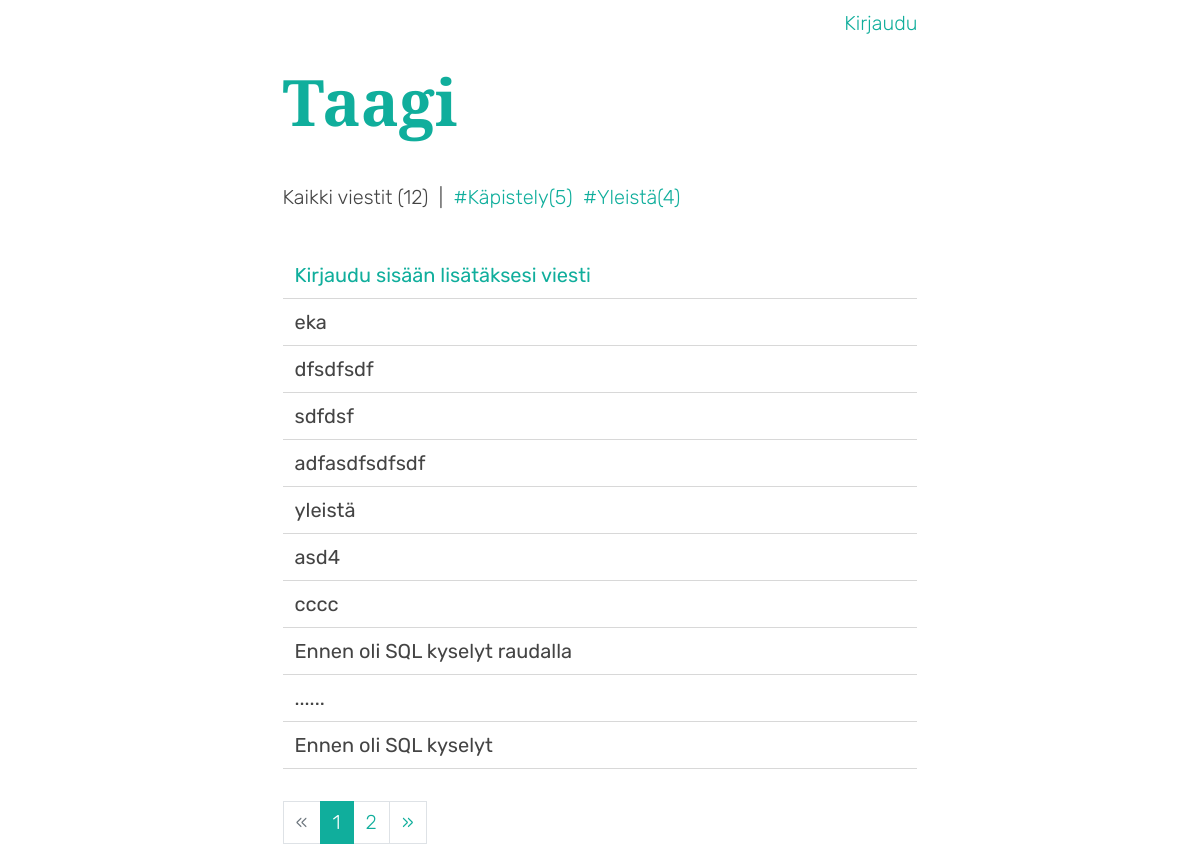
The page / on the database its author committed.
### application/tagit/models.py (models this page shows, shortened)
class Tagi(Base):
    __tablename__ = 'tagi'
    id = db.Column(db.Integer, primary_key=True)
    nimi = db.Column(db.String(40), nullable=False)
    viestit = db.relationship("Tagitus", backref="tagi")
    seuraajat = db.relationship("Seuratut", backref="tagi")

### application/viestit/models.py (models this page shows, shortened)
class Viesti(Base):
    __tablename__ = 'viesti'
    id = db.Column(db.Integer, primary_key=True)
    otsikko = db.Column(db.String(144), nullable=True)
    sisalto = db.Column(db.String(2048), nullable=False)
    kayttaja_id = db.Column(db.Integer, db.ForeignKey('kayttaja.id'),
                            nullable=False)
    vastaus_idlle = db.Column(db.Integer, nullable=True)
    tagit = db.relationship('Tagitus', backref='tagit', lazy=True)

### application/viestit/views.py (the view)
@app.route("/")
def index():
    viestit = Viesti.query.filter_by(vastaus_idlle = None)
    viesteja = Viesti.query.filter_by(vastaus_idlle = None).count()
    print(viesteja)
    stmt=text(
        " SELECT tagi.id, tagi.nimi, viesteja FROM tagi "
        " LEFT JOIN ( "
        " SELECT tagitus.tagi_id, "
        " COUNT(tagitus.tagi_id) AS viesteja "
        " FROM tagitus "
        " GROUP BY tagitus.tagi_id "
        " ) AS subquery "
        " ON tagi.id = subquery.tagi_id; "
    )
    res = db.engine.execute(stmt)
    tagit = []
    for row in res:
        tagit.append({"id":row[0], "nimi":row[1], "viesteja":row[2]})
    def get_viestit(offset=0, per_page=10):
        return viestit[offset: offset + per_page]
    page, per_page, offset = get_page_args(page_parameter='page', per_page_parameter='per_page')
    total=viestit.count()
    pagination_viestit = get_viestit(offset=offset, per_page=per_page)
    pagination = Pagination(page=page, per_page=per_page, total=total, css_framework='bootstrap4')
    return render_template("viestit/index.html",
        viestit=pagination_viestit,
        viesteja=viesteja,
        page=page,
        tagit=tagit,
        per_page=per_page,
        pagination=pagination,
    )

### application/templates/viestit/index.html
{% extends "layout.html" %}
{% block body %}
{% include 'includes/header.html' %}
{% include 'includes/tagilista.html' %}
{% include 'includes/uusiviesti.html' %}
{% include 'includes/viestilista.html' %}
{% endblock %}

### application/templates/includes/tagilista.html
{% block body %}
<div class="row">
    <div class="col-12 alanavi">
        <p class="">
            Kaikki viestit ({{viesteja}}) &nbsp;|&nbsp;
            {% for tagi in tagit %}
                <a href="/tagi/{{tagi.id}}">#{{tagi.nimi}}({{tagi.viesteja}})</a>&nbsp;
            {% endfor %}
        </p>
    </div>
</div>
{% endblock %}

### application/templates/includes/viestilista.html
{% block body %}
{% for viesti in viestit %}
<a href="{{ url_for('viesti', viesti_id=viesti.id) }}">
    <div class="viestirivi">
        <p class="large">{{ viesti.otsikko }} </p>
    </div>
</a>
{% endfor %}
{{ pagination.links }}
{% endblock %}

### application/static/css/styles.css (style rules this page uses)
.alanavi { margin-bottom: 1.5rem; display: inline-block; }
.alanavi p, .alanavi a { display: inline-block; }
.uusiviestirivi, .viestirivi { border-bottom: 1px solid #D8D8D8; }
.uusiviestirivi p, .viestirivi p { font-weight: 400; color: #444444; padding-top: 0.5rem; padding-bottom: 0.5rem; padding-left: 0.75rem; padding-right: 0.75rem; margin: 0; }
.pagination { margin-top: 2rem; }

### rows shown on the page
Tagi: nimi "Käpistely", viesteja "5"
Tagi: nimi "Yleistä", viesteja "4"
Viesti: otsikko "eka"
Viesti: otsikko "dfsdfsdf"
Viesti: otsikko "sdfdsf"
Viesti: otsikko "adfasdfsdfsdf"
Viesti: otsikko "yleistä"
Viesti: otsikko "asd4"
Viesti: otsikko "cccc"
Viesti: otsikko "Ennen oli SQL kyselyt raudalla"
Viesti: otsikko "......"
Viesti: otsikko "Ennen oli SQL kyselyt"

### other values the page prints
{{ viesteja }} "12"
{{ pagination.links }} "« 1 2 »"
